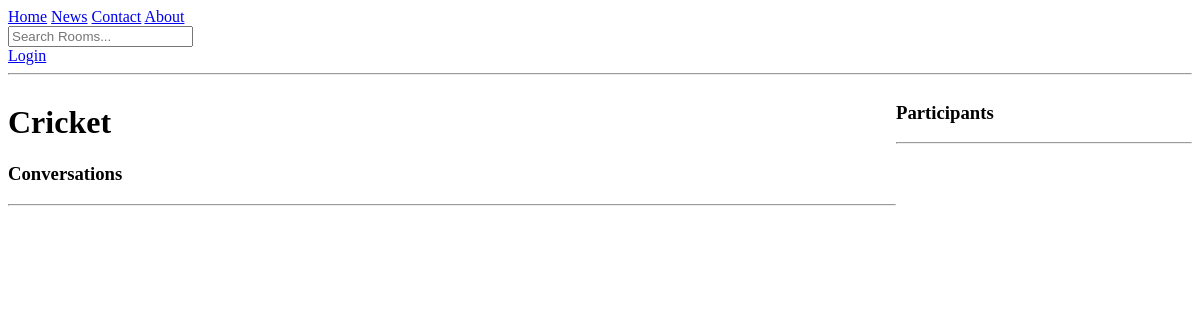
The app's page /room_page/17/, older data.
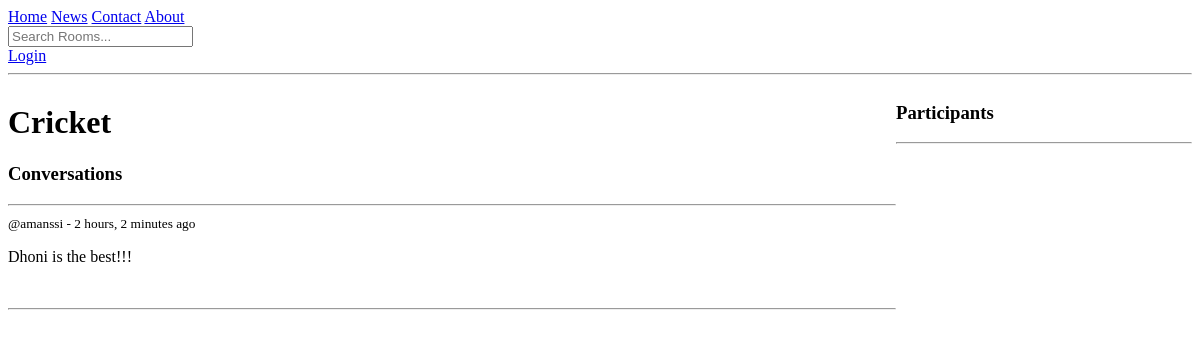
The same page, newer data.
### base/models.py (models this page shows, shortened)
class Room(models.Model):
    host = models.ForeignKey(User, on_delete=models.CASCADE, null=True)
    topic = models.ForeignKey(Topic, on_delete=models.CASCADE, null=True)
    name = models.CharField(max_length=200)
    description = models.TextField(null=True, blank=True)
    participants = models.ManyToManyField(User, related_name='participants', blank=True)
    updated = models.DateTimeField(auto_now=True)
    created = models.DateTimeField(auto_now_add=True)
    class Meta:
        ordering = ['-updated', '-created']

class Message(models.Model):
    user = models.ForeignKey(User, on_delete=models.CASCADE, default='amanssi')
    room = models.ForeignKey(Room, on_delete=models.CASCADE, )
    body = models.TextField()
    updated = models.DateTimeField(auto_now=True)
    created = models.DateTimeField(auto_now_add=True)

### base/views.py (the view, shortened to what this page needs)
# urls.py: path('room_page/<str:pk>/', views.room, name="room_name"),
def room(request, pk):
    curRoom=Room.objects.get(id=pk)
    curRoom_messages=Message.objects.filter(room__id=pk).order_by('-created')
    participants = curRoom.participants.all()
    context={'room':curRoom, 'userMessages':curRoom_messages, 'participants':participants}
    return render(request, 'base/room.html', context)

### base/templates/base/room.html (shortened to what this page needs)
{% extends 'main.html' %}
{% block content %}
<div class="room-container">
    <div>
        <h1>{{room.name}}</h1>
        <div class="Messages-Wrapper">
            <h3>Conversations</h3>
            <hr>
            {% for message in userMessages %}
                <div>
                    <small>@{{message.user}} - {{message.created|timesince}} ago</small>
                    <p>{{message.body}}</p>
                    <br>
                    <hr>
                </div>
            {% endfor %}
        </div>
    </div>
    <div>
        <h3>Participants</h3>
        <hr>
    </div>
</div>
{% endblock content %}

### templates/main.html (shortened to what this page needs)
<!DOCTYPE html>
<html lang="en">
<head>
</head>
<body>
    {% include 'navbar.html' %}
    {% block content %}
    {% endblock content %}
</body>
</html>

### templates/navbar.html
<div class="topnav">
    <a class="active" href="/">Home</a>
    <a href="#news">News</a>
    <a href="#contact">Contact</a>
    <a href="#about">About</a>
  </div>
<form action="{% url 'home_name' %}" method="GET">
  <input type="text" name="query" placeholder="Search Rooms... "/>
</form>
{% if request.user.is_authenticated %}
<p>Hello {{request.user}}!</p>
<a href="{% url 'logout_name' %}">Logout</a>
{% else %}
<a href="{% url 'login_name' %}">Login</a>
{% endif %}
<br>
<hr>

### base/templates/base/room.html (style rules this page uses)
.room-container { display: grid; grid-template-columns: 3fr 1fr; }

Row changes from the older to the newer data that the page shows:
added Message: user "amanssi", created "2 hours, 2 minutes", body "Dhoni is the best!!!"
